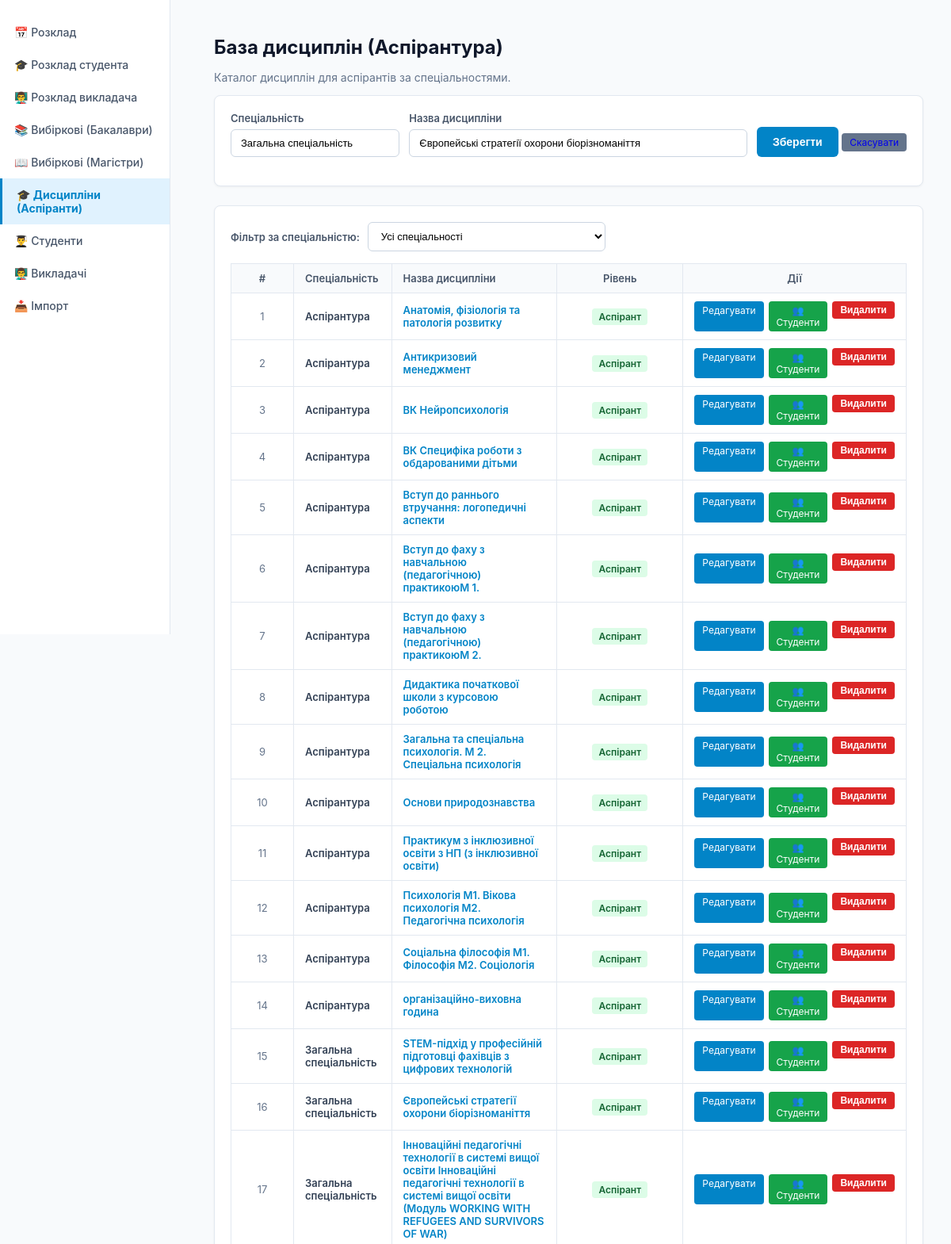
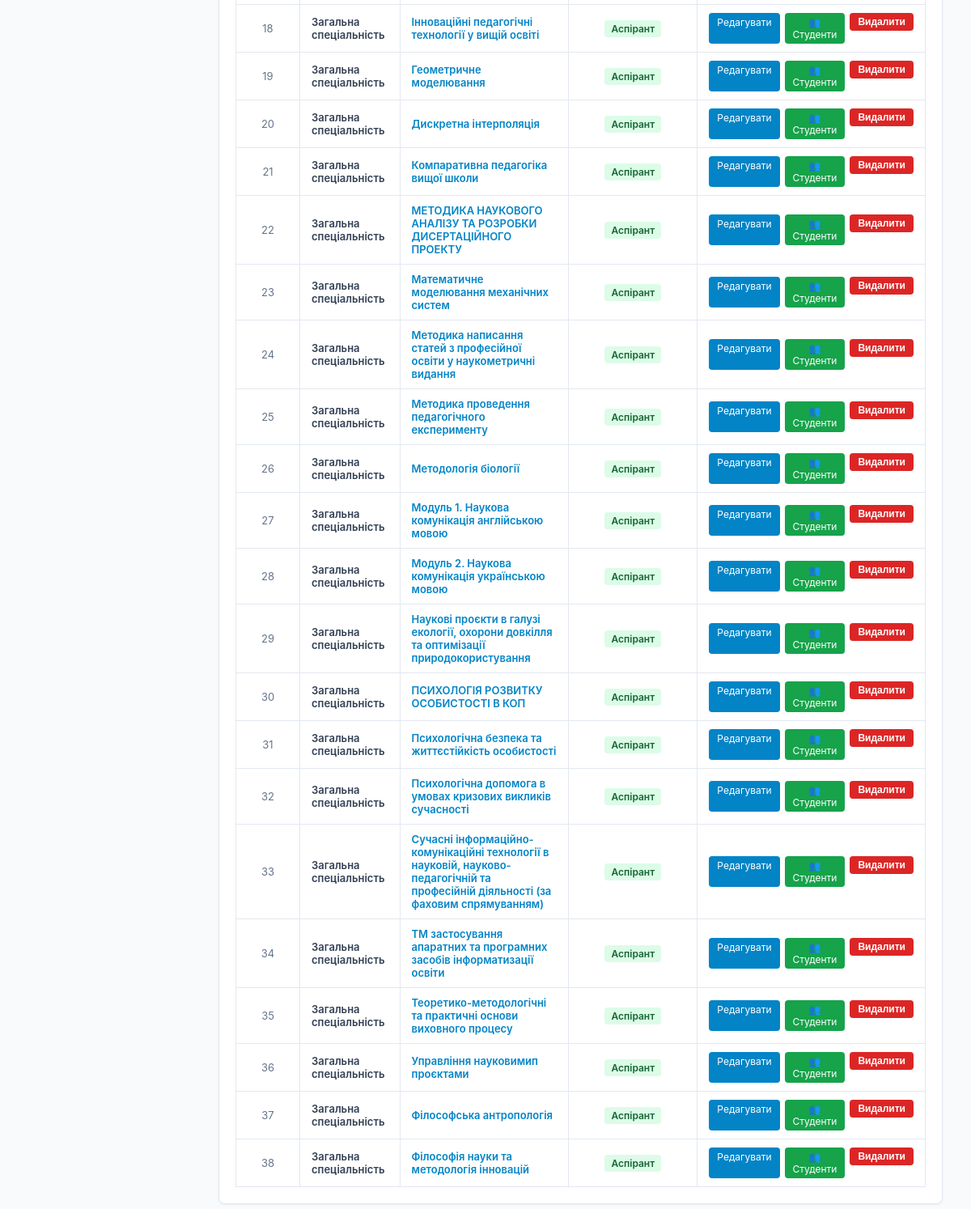
The page /time-table/selective/postgraduate/?edit=319 on the database its author committed (2 pictures, top to bottom).
### scheduler/models.py (models this page shows, shortened)
class Subject(models.Model):
    title = models.CharField(max_length=150, verbose_name="Назва дисципліни")
    is_elective = models.BooleanField(default=False, verbose_name="Вибірковий компонент")
    specialty = models.CharField(max_length=100, blank=True, default="", verbose_name="Спеціальність")
    students = models.ManyToManyField(Student, blank=True, related_name='selective_subjects', verbose_name="Студенти")
    LEVEL_CHOICES = [
        ('bachelor', 'Бакалавр'),
        ('master', 'Магістр'),
        ('postgraduate', 'Аспірант'),
    ]
    level = models.CharField(max_length=20, choices=LEVEL_CHOICES, default='bachelor', verbose_name="Освітній рівень")

### scheduler/views.py (the view, shortened to what this page needs)
# urls.py: path('time-table/selective/postgraduate/', views.selective_postgraduate_view, name='selective_postgraduate'),
def selective_postgraduate_view(request):
    edit_id = request.GET.get('edit')
    editing_subject = Subject.objects.filter(id=edit_id, level='postgraduate').first() if edit_id else None
    selected_spec = request.GET.get('specialty', '').strip()
    subjects_qs = Subject.objects.filter(level='postgraduate')
    if selected_spec:
        subjects_qs = subjects_qs.filter(specialty=selected_spec)
    subjects = subjects_qs.order_by('specialty', 'title')
    specialties = Subject.objects.filter(level='postgraduate').exclude(specialty="").values_list('specialty', flat=True).distinct().order_by('specialty')
    return render(request, "selective_postgraduate.html", {
        'subjects': subjects,
        'editing_subject': editing_subject,
        'specialties': specialties,
        'selected_spec': selected_spec,
    })

### scheduler/templates/selective_postgraduate.html (shortened to what this page needs)
﻿<!DOCTYPE html>
<html lang="uk">
<head>
</head>
<body>
    <div class="sidebar">
        <a href="/" class="sidebar-item">📅 Розклад</a>
        <a href="/time-table/student/" class="sidebar-item">🎓 Розклад студента</a>
        <a href="/time-table/teacher/" class="sidebar-item">👨‍🏫 Розклад викладача</a>
        <a href="/time-table/selective/bachelor/" class="sidebar-item">📚 Вибіркові (Бакалаври)</a>
        <a href="/time-table/selective/master/" class="sidebar-item">📖 Вибіркові (Магістри)</a>
        <a href="/time-table/selective/postgraduate/" class="sidebar-item active">🎓 Дисципліни (Аспіранти)</a>
        <a href="/students/" class="sidebar-item">👨‍🎓 Студенти</a>
        <a href="/teachers/" class="sidebar-item">👨‍🏫 Викладачі</a>
        <a href="/import/" class="sidebar-item">📥 Імпорт</a>
    </div>
    <div class="main-content">
        <h1>База дисциплін (Аспірантура)</h1>
        <p style="color: #64748b; margin-top: 0; font-size: 14px;">Каталог дисциплін для аспірантів за спеціальностями.</p>
        <div class="card">
            <form method="POST">
                <div class="form-row">
                    <div class="form-group">
                        <label class="field-label">Спеціальність</label>
                        <input type="text" name="specialty" value="{% if editing_subject %}{{ editing_subject.specialty }}{% endif %}" placeholder="Наприклад: 016 Спеціальна освіта" required>
                    </div>
                    <div class="form-group" style="flex: 2;">
                        <label class="field-label">Назва дисципліни</label>
                        <input type="text" name="title" value="{% if editing_subject %}{{ editing_subject.title }}{% endif %}" placeholder="Наприклад: Педагогіка вищої школи" required>
                    </div>
                    <div>
                        <button type="submit">{% if editing_subject %}Зберегти{% else %}Додати{% endif %}</button>
                        {% if editing_subject %}
                        <a href="/time-table/selective/postgraduate/" class="btn-secondary btn-sm">Скасувати</a>
                        {% endif %}
                    </div>
                </div>
            </form>
        </div>
        <div class="card">
            <form method="GET" style="margin-bottom: 15px; display: flex; gap: 10px; align-items: center;">
                <label style="font-size: 13px; font-weight: 600; color: #475569;">Фільтр за спеціальністю:</label>
                <select name="specialty" onchange="this.form.submit()" style="max-width: 300px;">
                    <option value="">Усі спеціальності</option>
                </select>
            </form>
            <table>
                <thead>
                    <tr>
                        <th style="width: 50px; text-align: center;">#</th>
                        <th>Спеціальність</th>
                        <th>Назва дисципліни</th>
                        <th style="width: 130px; text-align: center;">Рівень</th>
                        <th style="width: 140px; text-align: center;">Дії</th>
                    </tr>
                </thead>
                <tbody>
                    {% for s in subjects %}
                    <tr>
                        <td style="text-align: center; color: #64748b;">{{ forloop.counter }}</td>
                        <td style="font-weight: 600; color: #334155;">{{ s.specialty|default:"—" }}</td>
                        <td style="font-weight: 600; color: #0284c7;">{{ s.title }}</td>
                        <td style="text-align: center;"><span style="background: #dcfce7; color: #166534; padding: 3px 8px; border-radius: 4px; font-size: 12px; font-weight: 600;">Аспірант</span></td>
                        <td style="text-align: center;">
                            <div class="actions" style="justify-content: center;">
                                <a href="?edit={{ s.id }}" class="btn-sm" style="background: #0284c7; color: #fff;">Редагувати</a>
                                <a href="/time-table/selective/subject/{{ s.id }}/students/" class="btn-sm" style="background: #16a34a; color: #fff;">👥 Студенти</a>
                                <form method="POST" style="display:inline;" onsubmit="return confirm('Видалити цю дисципліну аспірантури?');">
                                    <button type="submit" class="btn-sm btn-danger" style="height: auto; padding: 4px 10px;">Видалити</button>
                                </form>
                            </div>
                        </td>
                    </tr>
                    {% empty %}
                    <tr>
                        <td colspan="5" class="empty">У базі аспірантури ще немає дисциплін.</td>
                    </tr>
                    {% endfor %}
                </tbody>
            </table>
        </div>
    </div>
</body>
</html>

### scheduler/templates/selective_postgraduate.html (style rules this page uses)
body { font-family: -apple-system, BlinkMacSystemFont, "Segoe UI", Roboto, sans-serif; margin: 0; background: #f8fafc; color: #0f172a; }
.sidebar { position: fixed; top: 0; left: 0; width: 215px; height: 100vh; border-right: 1px solid #e2e8f0; padding-top: 20px; background: #fff; box-sizing: border-box; }
.sidebar-item { padding: 12px 18px; display: flex; align-items: center; gap: 8px; color: #475569; text-decoration: none; font-size: 14px; font-weight: 500; }
.sidebar-item.active { background: #e0f2fe; color: #0284c7; font-weight: bold; border-left: 3px solid #0284c7; }
.main-content { margin-left: 235px; padding: 25px 35px; max-width: 1050px; }
h1 { margin: 0 0 15px 0; font-size: 24px; font-weight: 700; color: #0f172a; }
.card { background: #fff; border: 1px solid #e2e8f0; border-radius: 8px; padding: 20px; box-shadow: 0 1px 3px rgba(0,0,0,0.05); margin-bottom: 24px; }
.form-row { display: flex; gap: 12px; align-items: flex-end; }
.form-group { flex: 1; }
.field-label { display: block; font-size: 13px; color: #475569; margin-bottom: 6px; font-weight: 600; }
input[type="text"], select { width: 100%; padding: 9px 12px; border: 1px solid #cbd5e1; border-radius: 6px; box-sizing: border-box; font-size: 13px; background: #fff; }
button { background: #0284c7; color: #fff; border: none; font-weight: 600; cursor: pointer; padding: 9px 20px; border-radius: 6px; font-size: 14px; height: 38px; }
.btn-danger { background: #dc2626; }
.btn-secondary { background: #64748b; text-decoration: none; display: inline-flex; align-items: center; justify-content: center; box-sizing: border-box; height: 38px; }
table { width: 100%; border-collapse: collapse; margin-top: 10px; }
th, td { border: 1px solid #e2e8f0; padding: 10px 14px; text-align: left; font-size: 13px; }
th { background: #f8fafc; color: #475569; font-weight: 600; }
.actions { display: flex; gap: 6px; }
.btn-sm { padding: 4px 10px; font-size: 12px; height: auto; text-decoration: none; border-radius: 4px; display: inline-block; }

### rows shown on the page
Subject: specialty "Загальна спеціальність", title "Європейські стратегії охорони біорізноманіття"
Subject: specialty "Аспірантура", title "Анатомія, фізіологія та патологія розвитку"
Subject: specialty "Аспірантура", title "Антикризовий менеджмент"
Subject: specialty "Аспірантура", title "ВК Нейропсихологія"
Subject: specialty "Аспірантура", title "ВК Специфіка роботи з обдарованими дітьми"
Subject: specialty "Аспірантура", title "Вступ до раннього втручання: логопедичні аспекти"
Subject: specialty "Аспірантура", title "Вступ до фаху з навчальною (педагогічною) практикоюМ 1."
Subject: specialty "Аспірантура", title "Вступ до фаху з навчальною (педагогічною) практикоюМ 2."
Subject: specialty "Аспірантура", title "Дидактика початкової школи з курсовою роботою"
Subject: specialty "Аспірантура", title "Загальна та спеціальна психологія. М 2. Спеціальна психологія"
Subject: specialty "Аспірантура", title "Основи природознавства"
Subject: specialty "Аспірантура", title "Практикум з інклюзивної освіти з НП (з інклюзивної освіти)"
Subject: specialty "Аспірантура", title "Психологія М1. Вікова психологія М2. Педагогічна психологія"
Subject: specialty "Аспірантура", title "Соціальна філософія М1. Філософія М2. Соціологія"
Subject: specialty "Аспірантура", title "організаційно-виховна година"
Subject: specialty "Загальна спеціальність", title "STEM-підхід у професійній підготовці фахівців з цифрових технологій"
Subject: specialty "Загальна спеціальність", title "Інноваційні педагогічні технології в системі вищої освіти Інноваційні педагогічні технології в системі вищої освіти (Модуль WORKING WITH REFUGEES AND SURVIVORS OF WAR)"
Subject: specialty "Загальна спеціальність", title "Інноваційні педагогічні технології у вищій освіті"
Subject: specialty "Загальна спеціальність", title "Геометричне моделювання"
Subject: specialty "Загальна спеціальність", title "Дискретна інтерполяція"
Subject: specialty "Загальна спеціальність", title "Компаративна педагогіка вищої школи"
Subject: specialty "Загальна спеціальність", title "МЕТОДИКА НАУКОВОГО АНАЛІЗУ ТА РОЗРОБКИ ДИСЕРТАЦІЙНОГО ПРОЕКТУ"
Subject: specialty "Загальна спеціальність", title "Математичне моделювання механічних систем"
Subject: specialty "Загальна спеціальність", title "Методика написання статей з професійної освіти у наукометричні видання"
Subject: specialty "Загальна спеціальність", title "Методика проведення педагогічного експерименту"
Subject: specialty "Загальна спеціальність", title "Методологія біології"
Subject: specialty "Загальна спеціальність", title "Модуль 1. Наукова комунікація англійською мовою"
Subject: specialty "Загальна спеціальність", title "Модуль 2. Наукова комунікація українською мовою"
Subject: specialty "Загальна спеціальність", title "Наукові проєкти в галузі екології, охорони довкілля та оптимізації природокористування"
Subject: specialty "Загальна спеціальність", title "ПСИХОЛОГІЯ РОЗВИТКУ ОСОБИСТОСТІ В КОП"
Subject: specialty "Загальна спеціальність", title "Психологічна безпека та життєстійкість особистості"
Subject: specialty "Загальна спеціальність", title "Психологічна допомога в умовах кризових викликів сучасності"
Subject: specialty "Загальна спеціальність", title "Сучасні інформаційно-комунікаційні технології в науковій, науково-педагогічній та професійній діяльності (за фаховим спрямуванням)"
Subject: specialty "Загальна спеціальність", title "ТМ застосування апаратних та програмних засобів інформатизації освіти"
Subject: specialty "Загальна спеціальність", title "Теоретико-методологічні та практичні основи виховного процесу"
Subject: specialty "Загальна спеціальність", title "Управління науковимип проєктами"
Subject: specialty "Загальна спеціальність", title "Філософська антропологія"
Subject: specialty "Загальна спеціальність", title "Філософія науки та методологія інновацій"
